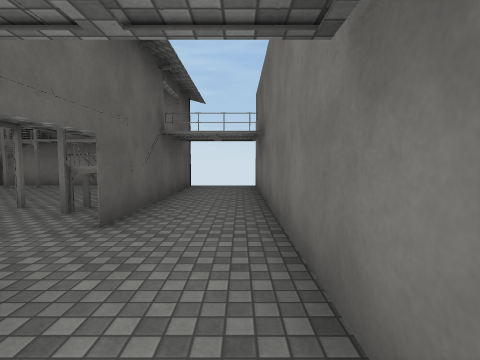
[1] (above)

19 first-person views from a walk through a scene from a Unity 3-D project. The camera is 1.5 m above the floor, tilts 4° down and sees 85° across. The floor is counted in squares, 2 m on a side. Each view is taken from the middle of a square. On the plan, view 1 faces up. The plan holds only what a view shows up to about 9 squares ahead; the rest is blank. The place goes on beyond the plan. Some animated figures are left out. Surface patterns are stand-ins for the level's own textures.

[2]
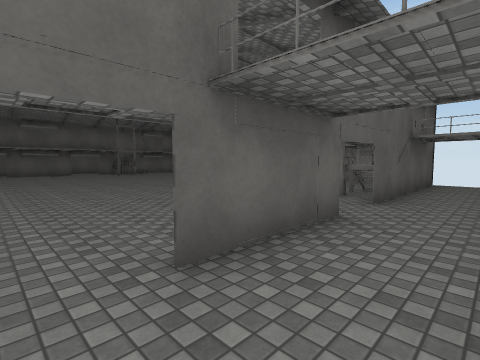

[3]
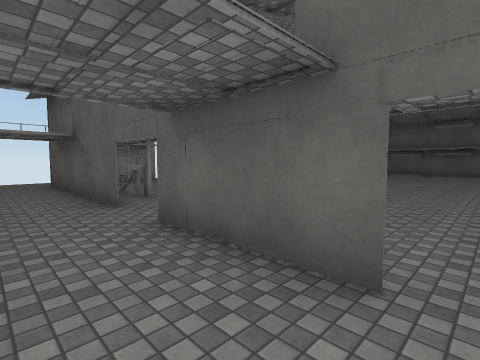

[4]
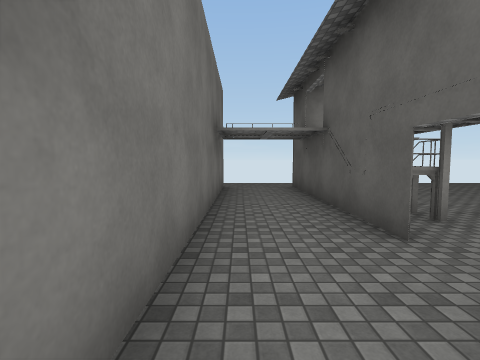

[5]
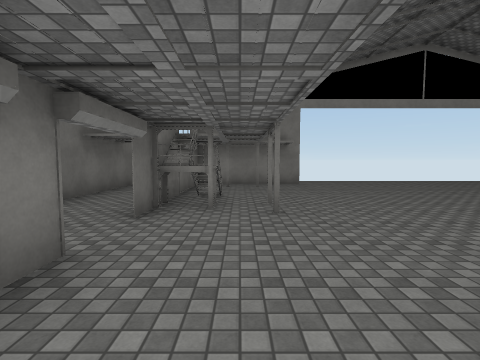

[6]
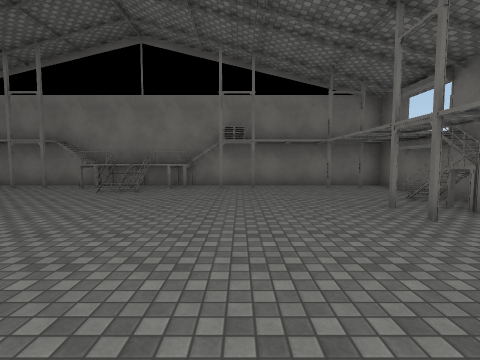

[7]
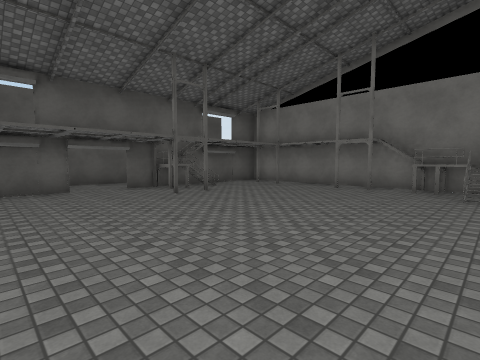

[8]
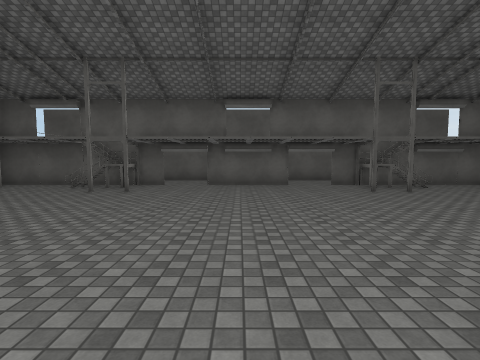

[9]
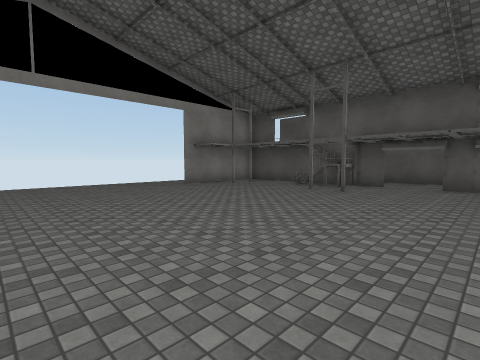

[10]
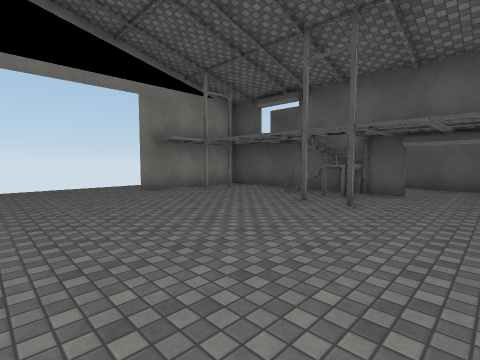

[11]
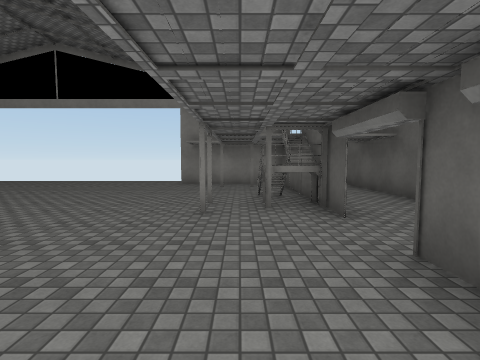

[12]
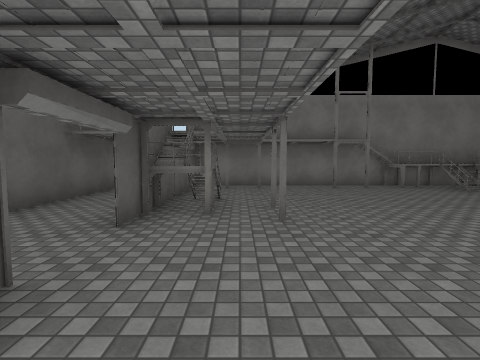

[13]
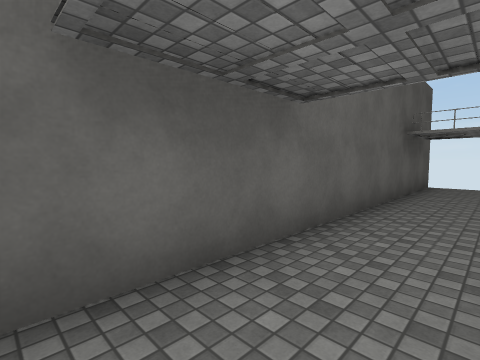

[14]
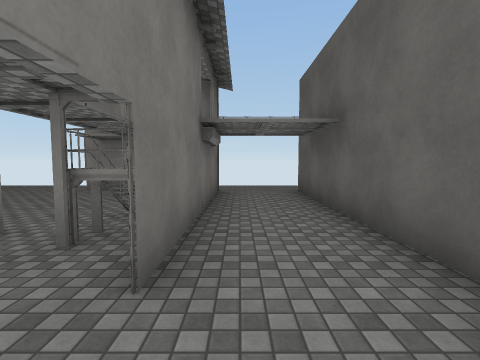

[15]
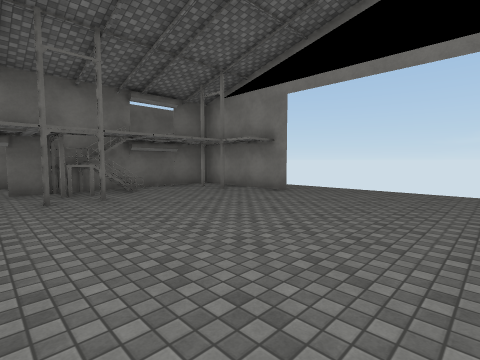

[16]
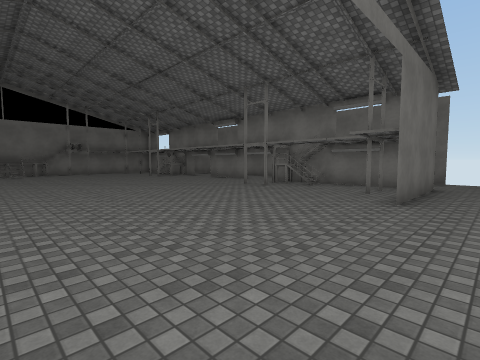

[17]
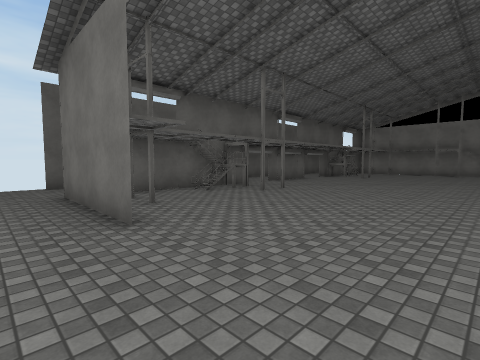

[18]
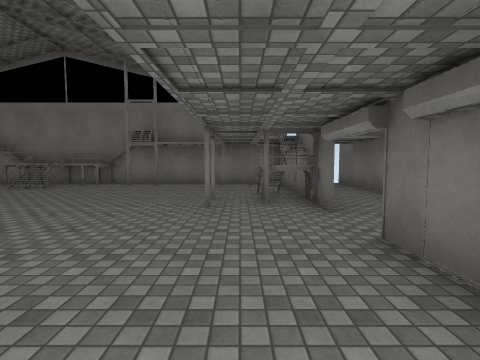

[19]
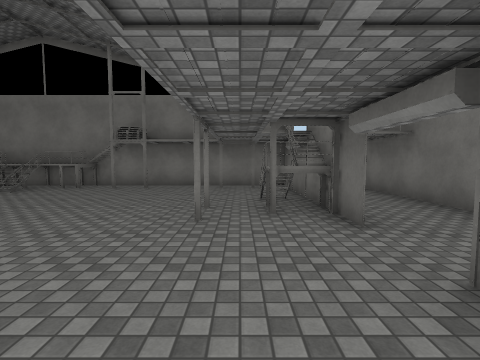

### Floor plan
Points are (right, up) in squares from view 1. A wall is a line through its corners. A room is listed if a view was taken in it or the views show most of it. See-through windows are left out.
Room 1 (views 1, 2, 3, 4)
walls: (-1.6, -2.4) (-1.6, -7.8) (-5, -7.8); (-2.5, -3.1) (-2.5, -3.8); (-1.6, 1.6) (-1.6, -1.1); (-2.6, -3.3) (-1.5, -3.3); (-1.5, 3.7) (-2.6, 3.7); (-2.5, 4.2) (-2.5, 3.6); (0.5, -7.9) (0.5, 8); (-1.6, 8.2) (-1.6, 2.9)
ways out: opening at (-4, -9) to room 2; opening at (-2, -2) to room 2; opening at (-2, 2) to room 2; gap at (1, 8)
Room 2 (views 5, 6, 7, 8, 9, 10, 11, 12, 15, 16, 17, 18, 19)
walls: (-15.4, -3.3) (-15.4, -4.5); (-9.5, 7.3) (-10.5, 7.3) (-10.5, 8.2); (-2.6, 3.7) (-2.6, 4.3); (-15.5, -3.7) (-15.3, -4.7); (-1.6, -1.1) (-1.6, 1.6); (-16.4, 1.6) (-16.4, -1.1); (-2.6, -4.1) (-2.6, -3.3); (-16.4, -2.4) (-16.4, -7.8) (-13, -7.8) (-16.4, -7.8); (-15.9, -3.7) (-15.9, -5); (-1.6, 2.9) (-1.6, 8.2) (-16.4, 8.2) (-16.4, 2.9); (-16, -3.8) (-15.8, -4.4); (-10.4, 7.9) (-10.4, 7.2); (-15.4, 4.9) (-15.4, 3.7); (-7.9, 8) (-7.9, 7.2); (-2.1, 4.3) (-2.1, 5.3); (-10, 8.2) (-10, 7.2) (-10, 7.8); (-7.5, 8.3) (-7.5, 7.3) (-8.5, 7.3); (-2.1, -4.9) (-2.1, -3.7); (-15.9, 5) (-15.9, 4.3); (-5, -7.8) (-1.6, -7.8) (-1.6, -2.4)
ways out: opening at (-4, -9) to room 1; opening at (-2, -2) to room 1; opening at (-2, 2) to room 1; opening at (-17, -9) to room 3; opening at (-16, -2) to room 3; opening at (-16, 2) to room 3; gap at (-15, 7); gap at (-3, 7)
Room 3 (views 13, 14)
walls: (-16.5, -3.3) (-15.4, -3.3); (-15.4, 3.7) (-16.5, 3.7); (-15.5, -4.5) (-15.5, -3.1); (-16.4, -7.8) (-16.4, -2.4); (-18.5, 8.2) (-18.5, -7.8)
ways out: opening at (-17, -9) to room 2; opening at (-16, -2) to room 2; opening at (-16, 2) to room 2; gap at (-19, 8)

Positions as (right, up) in squares from view 1, and headings:
1: (0, 0), facing up
2: (0, -2), facing up-left
3: (0, 2), facing down-left
4: (0, 0), facing down
5: (-3, 1), facing down
6: (-6, 0), facing up
7: (-9, 0), facing up-left
8: (-8, 0), facing left
9: (-8, 0), facing down-left
10: (-10, -1), facing down-left
11: (-15, 1), facing down
12: (-15, 0), facing up
13: (-17, -1), facing up-left
14: (-17, -1), facing down
15: (-9, -2), facing down-right
16: (-10, -9), facing up-right
17: (-10, -9), facing up-left
18: (-3, -1), facing up
19: (-3, 0), facing up
